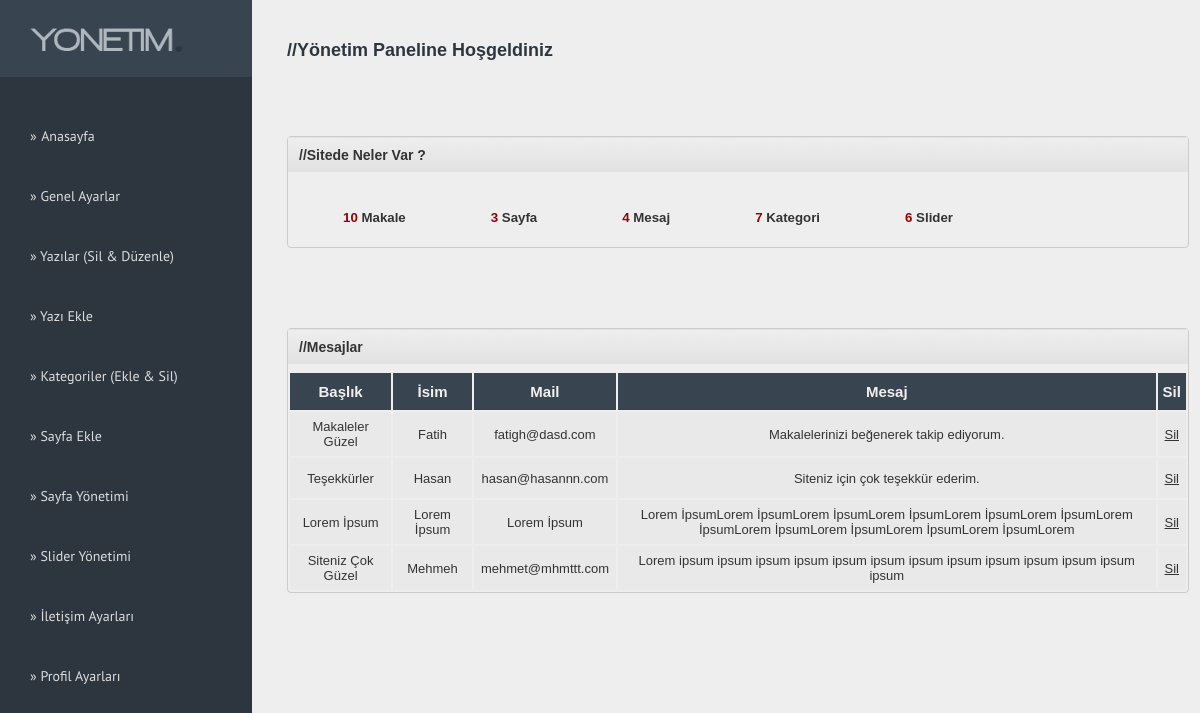
Page /yonetim/index.php (signed in) on the committed database.
### tables this page shows
CREATE TABLE IF NOT EXISTS `mesajlar` (
  `id` int(11) NOT NULL AUTO_INCREMENT,
  `isim` varchar(255) NOT NULL,
  `mail` varchar(255) NOT NULL,
  `mesaj` varchar(5555) NOT NULL,
  `baslik` varchar(255) NOT NULL,
  PRIMARY KEY (`id`)
);

### www/yonetim/index.php (the view, shortened to what this page needs)
<?php require_once('../Connections/blog.php'); ?>
<?php
$query_mesajlar = "SELECT * FROM `mesajlar` ORDER BY id DESC";
$mesajlar = mysql_query($query_mesajlar, $blog) or die(mysql_error());
$row_mesajlar = mysql_fetch_assoc($mesajlar);
?>
<!DOCTYPE html PUBLIC "-//W3C//DTD XHTML 1.0 Transitional//EN" "http://www.w3.org/TR/xhtml1/DTD/xhtml1-transitional.dtd">
<html xmlns="http://www.w3.org/1999/xhtml">
<head>
<link href="css/admin-style.css" rel="stylesheet" type="text/css" />
</head>
<body>
<div class="genel">
	<div class="left-nav">
    	<div class="left-top"><img src="image/admin-logo.png" width="200" /></div>
	  <ul>
	    <li><a href="index.php?id=1">»</a> <a href="index.php">Anasayfa</a></li>
	    <li><a href="ayarlar.php">» Genel Ayarlar</a></li>
	    <li><a href="yazilar.php">» Yazılar (Sil &amp; Düzenle)</a></li>
	    <li><a href="yazi-ekle.php">» Yazı Ekle</a></li>
	    <li><a href="kategori.php">» Kategoriler (Ekle & Sil)</a></li>
	    <li><a href="sayfa-ekle.php">» Sayfa Ekle</a></li>
	    <li><a href="sayfalar.php">» Sayfa Yönetimi</a></li>
	    <li><a href="slider.php">» Slider Yönetimi</a></li>
	    <li><a href="iletisim.php">» İletişim Ayarları</a></li>
	    <li><a href="profil.php">» Profil Ayarları</a></li>
      </ul>
</div>
  <div class="content">
  <div class="hosg">//Yönetim Paneline Hoşgeldiniz</div>
    <div class="mesajlar">
   	<div class="mesajb">
   	  //Sitede Neler Var ?
   	</div>
    <ul>
      <li>
        <h5><span><?php $sorgu=mysql_query("Select * from yazilar"); $kayitlari_say=mysql_num_rows($sorgu); echo ("$kayitlari_say"); ?></span> Makale </h5>
      </li>
      <li>
        <h5><span><?php $sorgu2=mysql_query("Select * from sayfa"); $kayitlari_say2=mysql_num_rows($sorgu2); echo ("$kayitlari_say2"); ?></span> Sayfa </h5>
      </li>
      <li>
        <h5><span><?php $sorgu3=mysql_query("Select * from mesajlar"); $kayitlari_say3=mysql_num_rows($sorgu3); echo ("$kayitlari_say3"); ?></span> Mesaj </h5>
      </li>
      <li>
        <h5><span><?php $sorgu4=mysql_query("Select * from kategori"); $kayitlari_say4=mysql_num_rows($sorgu4); echo ("$kayitlari_say4"); ?></span> Kategori </h5>
      </li>
      <li>
        <h5><span><?php $sorgu5=mysql_query("Select * from slider"); $kayitlari_say5=mysql_num_rows($sorgu5); echo ("$kayitlari_say5"); ?></span> Slider </h5>
      </li>
    </ul><div style="clear:both"></div>
     </div>
   <div class="mesajlar">
   	<div class="mesajb">
   	  //Mesajlar
   	</div>
  <table width="100%">
  <tr>
    <td id="ust" height="27" align="center" valign="middle" bgcolor="#E4E4E4">Başlık</td>
    <td id="ust" align="center" valign="middle" bgcolor="#E4E4E4">İsim</td>
    <td id="ust" align="center" valign="middle" bgcolor="#E4E4E4">Mail</td>
    <td id="ust" align="center" valign="middle" bgcolor="#E4E4E4">Mesaj</td>
    <td id="ust" align="center" valign="middle" bgcolor="#E4E4E4">Sil</td>
  </tr>
  <?php do { ?>
    <tr>
      <td height="26" align="center" id="alt"><?php echo $row_mesajlar['baslik']; ?></td>
      <td align="center" id="alt"><?php echo $row_mesajlar['isim']; ?></td>
      <td align="center" id="alt"><?php echo $row_mesajlar['mail']; ?></td>
      <td align="center" id="alt"><?php echo $row_mesajlar['mesaj']; ?></td>
      <td align="center" id="alt"><a href="mesaj-sil.php?id=<?php echo $row_mesajlar['id']; ?>">Sil</a></td>
    </tr>
    <?php } while ($row_mesajlar = mysql_fetch_assoc($mesajlar)); ?>
  </table>
</div>
</div>
</div>
</body>
</html>

### www/yonetim/css/admin-style.css (style rules this page uses)
html, body { height: 100%; min-height: 100%; }
body { position:relative; background-attachment: fixed; -webkit-background-size: cover; -moz-background-size: cover; -o-background-size: cover; background-size: cover; margin: 0px; font-family: Arial, Helvetica, sans-serif; color: #333; background-color: #EEE; }
.left-top { background-color: #384450; height: 67px; margin-right: 0px; margin-bottom: 30px; margin-left: 0px; padding-top: 10px; }
.genel { width: 100%; margin: 0px; float: left; background-color: #2D363F; }
.left-nav { height: 100%; min-height: 100%; width: 21%; background-color: #2d363f; float: left; }
.content { min-height:690px; background-color: #EEE; width: 79%; padding-top: 40px; float: left; }
.left-nav ul { padding-top: 20px; padding-right: 0px; padding-bottom: 0px; padding-left: 10px; margin-top: 30px; margin-left: 20px; }
.left-nav ul li a { font-family: 'PT Sans', sans-serif; color: #DDD; text-decoration: none; font-size: 14px; }
.left-nav ul li { list-style-type: none; display: block; height: 60px; width: 150px; }
.content table tr td a { color: #333; }
.mesajlar { width: 900px; margin-top: 20px; margin-left: 35px; -webkit-border-radius: 4px; -moz-border-radius: 4px; border-radius: 4px; border: 1px solid #CCC; margin-bottom: 80px; }
.hosg { margin-left: 35px; font-weight: bold; color: #2D363F; font-size: 18px; margin-bottom: 75px; }
.mesajb { height: 25px; background-image: url(../image/baslik.png); color: #333; font-family: Arial, Helvetica, sans-serif; font-weight: bold; font-size: 14px; padding-top: 10px; padding-left: 11px; background-color: #EDEDED; background-repeat: repeat-x; }
tr #ust { color: #F0F0F0; background-color: #384450; font-size: 15px; font-weight: bold; height: 35px; }
.mesajlar h5 { margin-left: 15px; }
.mesajlar h5 span { color: #900; }
tr #alt { font-size: 13px; background-color: #E9E9E9; margin-top: 4px; margin-bottom: 4px; padding: 7px; }
.mesajlar ul li { margin-right: 70px; display: block; float: left; }
.mesajlar table { margin-top: 7px; }

### rows in the picture
mesajlar: baslik "Makaleler Güzel", isim "Fatih", mail "fatigh@dasd.com", mesaj "Makalelerinizi beğenerek takip ediyorum."
mesajlar: baslik "Teşekkürler", isim "Hasan", mail "hasan@hasannn.com", mesaj "Siteniz için çok teşekkür ederim."
mesajlar: baslik "Lorem İpsum", isim "Lorem İpsum", mail "Lorem İpsum", mesaj "Lorem İpsumLorem İpsumLorem İpsumLorem İpsumLorem İpsumLorem İpsumLorem İpsumLorem İpsumLorem İpsumLorem İpsumLorem İpsumLorem"
mesajlar: baslik "Siteniz Çok Güzel", isim "Mehmeh", mail "mehmet@mhmttt.com", mesaj "Lorem ipsum ipsum ipsum ipsum ipsum ipsum ipsum ipsum ipsum ipsum ipsum ipsum ipsum"

### other values in the picture
$kayitlari_say "10"
$kayitlari_say2 "3"
$kayitlari_say3 "4"
$kayitlari_say4 "7"
$kayitlari_say5 "6"
